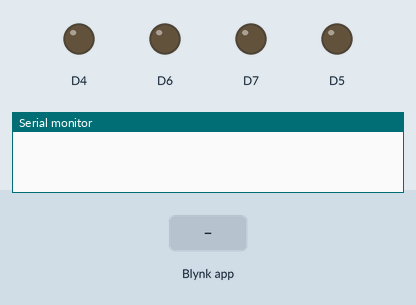
A sketch run on a simulated ESP8266 (NodeMCU). Parts: output pins drawn as LEDs (lit = HIGH), the last lines printed to the serial monitor. Inputs (shaded band) come from the test bench. WiFi joins after 1.5 s; servers stay silent unless stated.

Above: at 3.0 s.
3.1 s: Blynk app writes 0 to V0
At 3.8 s:
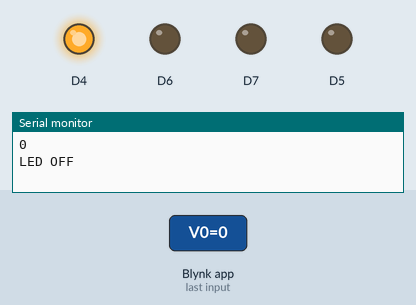
4.6 s: Blynk app writes 0 to V1
At 4.9 s:
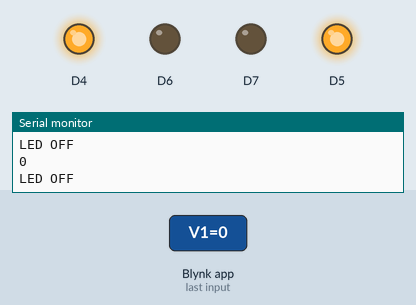
6.1 s: Blynk app writes 1 to V0
At 7.3 s:
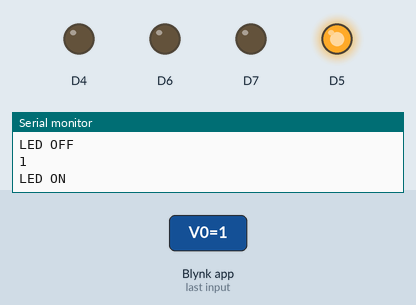
7.6 s: Blynk app writes 0 to V2
At 8.5 s:
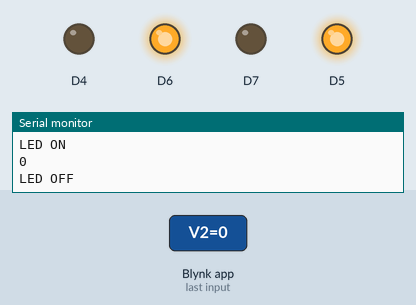
9.1 s: Blynk app writes 1 to V1
At 9.6 s:
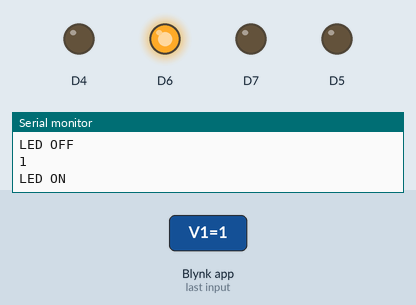
10.6 s: Blynk app writes 0 to V3
At 11.9 s:
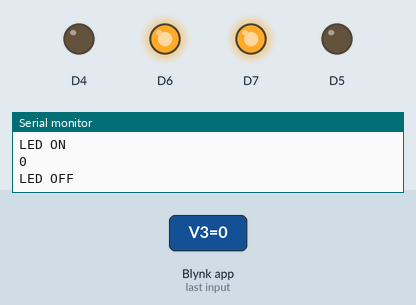
Timing chart, 0 to 13.1 s (numbered marks = the images above; inputs shaded):
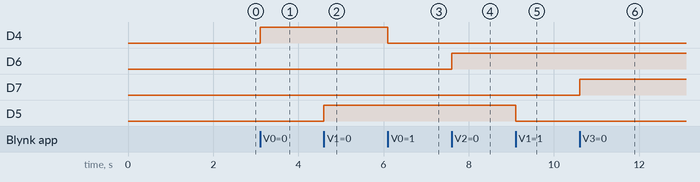

The sketch:

Home-Automation2.ino
```cpp
#define BLYNK_TEMPLATE_ID "TMPL3kgn639Rp"
#define BLYNK_TEMPLATE_NAME "Home Automation"
#define BLYNK_AUTH_TOKEN "MGksUUAHpifID6PIpSzmpXY5y6GvnWOP"
#include <IRremoteESP8266.h>
#include <IRrecv.h>

#define BLYNK_PRINT Serial
#include <ESP8266WiFi.h>
#include <BlynkSimpleEsp8266.h>
char auth[] = BLYNK_AUTH_TOKEN;
char ssid[] = "VIRUS";
char pass [] = "12345678";

IRrecv irrecv(16);      //D0
decode_results results;

BLYNK_WRITE(V0)
{
  int value = param.asInt();
  Serial.println(value);
  if (value == 1)
  {
    digitalWrite (D4, LOW);
    Serial.println("LED ON");
  }
  if(value == 0)
  {
    digitalWrite (D4, HIGH);
    Serial.println("LED OFF");
  }
}

BLYNK_WRITE(V1)
{
  int value = param.asInt();
  Serial.println(value);
  if (value == 1)
  {
    digitalWrite (D5, LOW);
    Serial.println("LED ON");
  }
  if(value == 0)
  {
    digitalWrite (D5, HIGH);
    Serial.println("LED OFF");
  }
}
BLYNK_WRITE(V2)
{
  int value = param.asInt();
  Serial.println(value);
  if (value == 1)
  {
    digitalWrite (D6, LOW);
    Serial.println("LED ON");
  }
  if(value == 0)
  {
    digitalWrite (D6, HIGH);
    Serial.println("LED OFF");
  }
}

BLYNK_WRITE(V3)
{
  int value = param.asInt();
  Serial.println(value);
  if (value == 1)
  {
    digitalWrite (D7, LOW);
    Serial.println("LED ON");
  }
  if(value == 0)
  {
    digitalWrite (D7, HIGH);
    Serial.println("LED OFF");
  }
}

void setup()
{
  irrecv.enableIRIn();
  Serial.begin(115200);
  Blynk.begin(auth, ssid, pass);
  pinMode(D4, OUTPUT);
  pinMode(D5, OUTPUT);
  pinMode(D6, OUTPUT);
  pinMode(D7, OUTPUT);

}

void loop()
{
  if(irrecv.decode(&results)){
    Serial.println(results.value,HEX);
    irrecv.resume();
  }
  Blynk.run();
}
```

Measured:
- after the input at 3.1 s, D4: LOW → HIGH at once
- after the input at 4.6 s, D5: LOW → HIGH at once
- after the input at 6.1 s, D4: HIGH → LOW at once
- after the input at 7.6 s, D6: LOW → HIGH at once
- after the input at 9.1 s, D5: HIGH → LOW at once
- after the input at 10.6 s, D7: LOW → HIGH at once
